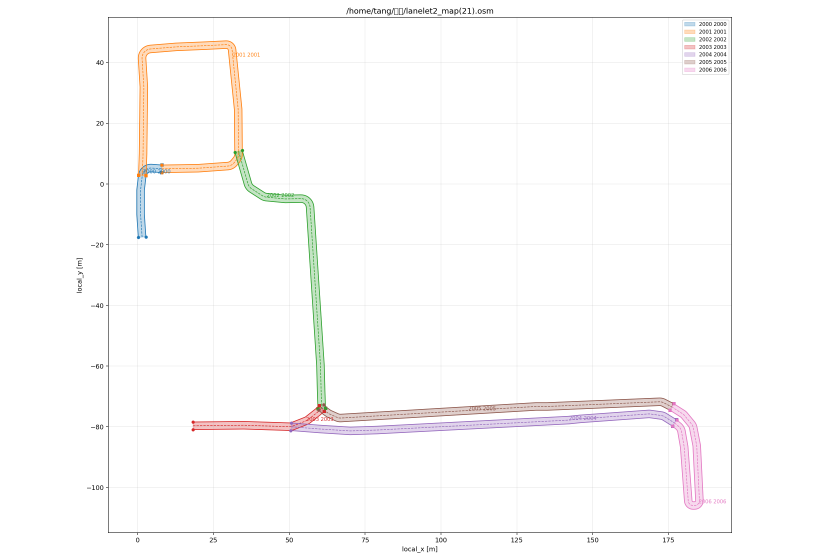
#> input picture autoware_ws/autoware_map/map_task4/merge_fix/map21_before_full.png, 2520 x 1680 px, given in place of 49db3a53877e157a4ee4584b6c&mmweb_appid=wx_webfilehelper.jpeg, which was not available (shown at 1/3 size)
$ python draw_lane_examples.py
#> lines starting #> are read from the running program, lines starting #| are printed output that depends on the picture; after the words box and inside, x2 and y2 are one past the last pixel; in counts of white or black regions, pixels touching at a corner belong together
#> in main, cgi is the input picture: PIL image 2520x1680 RGBA; mean R, G, B, A 252.2, 251.4, 251.1, 255
from pathlib import Path
import math

import numpy as np
from PIL import Image, ImageDraw, ImageFont


ROOT = Path(__file__).resolve().parent
CGI_IMAGE = ROOT / "_cgi-bin_mmwebwx-bin_webwxgetmsgimg__&MsgID=3655976797439981384&skey=@crypt_bd169c88_cf32d449db3a53877e157a4ee4584b6c&mmweb_appid=wx_webfilehelper.jpeg"
ROUTE_IMAGE = ROOT / "route.png"
PCD_FILE = ROOT / "test.pcd"


def draw_arrow(draw, start, end, color, width=5, head=16):
    draw.line([start, end], fill=color, width=width)
    angle = math.atan2(end[1] - start[1], end[0] - start[0])
    left = (
        end[0] - head * math.cos(angle - math.pi / 6),
        end[1] - head * math.sin(angle - math.pi / 6),
    )
    right = (
        end[0] - head * math.cos(angle + math.pi / 6),
        end[1] - head * math.sin(angle + math.pi / 6),
    )
    draw.polygon([end, left, right], fill=color)


def draw_lane_overlay(base, outer, inner, center, out_path, title):
#> called with title = 'Lane example'
    image = base.convert("RGBA")
    overlay = Image.new("RGBA", image.size, (0, 0, 0, 0))
#> overlay: PIL image 2520x1680 RGBA; every value is 0
    mask = Image.new("L", image.size, 0)
#> mask: PIL image 2520x1680 L; every value is 0
    mask_draw = ImageDraw.Draw(mask)
    mask_draw.polygon(outer, fill=95)
    mask_draw.polygon(inner, fill=0)
    lane_fill = Image.new("RGBA", image.size, (0, 155, 255, 0))
    lane_fill.putalpha(mask)
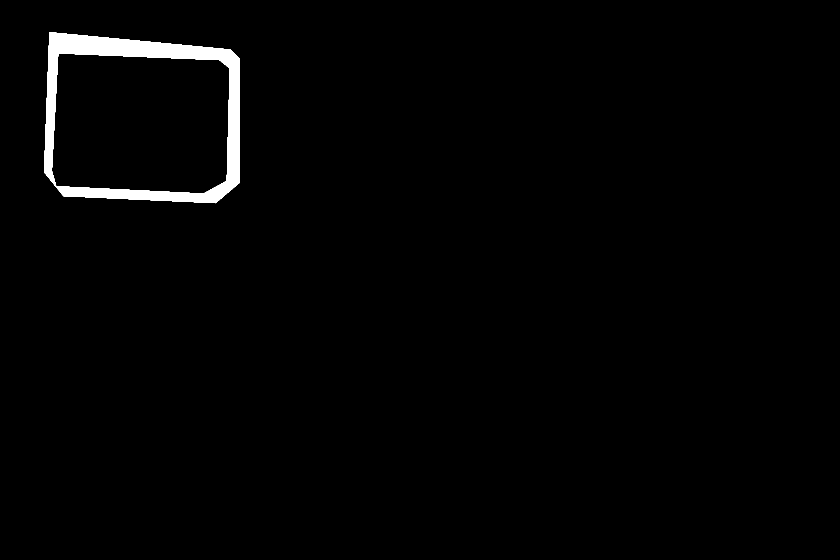
#> mask: PIL image 2520x1680 L (shown at 1/3 size); values 0 (black) and 95 (white), 1.6% white; 1 white region, box (x1, y1, x2, y2) and area: (132, 96, 720, 610) 65693
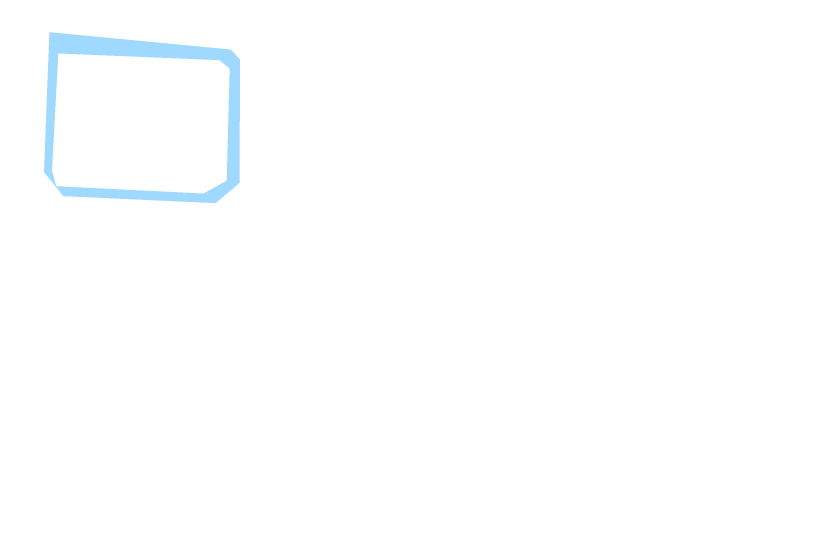
#> lane_fill: PIL image 2520x1680 RGBA (shown at 1/3 size); mean R, G, B, A 0, 155, 255, 1.5; transparent parts drawn white
    overlay = Image.alpha_composite(overlay, lane_fill)

    draw = ImageDraw.Draw(overlay)
    draw.line(outer + [outer[0]], fill=(0, 220, 255, 230), width=4, joint="curve")
    draw.line(inner + [inner[0]], fill=(0, 220, 255, 230), width=4, joint="curve")
    draw.line(center + [center[0]], fill=(255, 214, 72, 255), width=5, joint="curve")

    for point in center:
        r = 5
        draw.ellipse((point[0] - r, point[1] - r, point[0] + r, point[1] + r), fill=(255, 214, 72, 255))

    arrow_segments = [
        (center[0], center[1]),
        (center[1], center[2]),
        (center[2], center[3]),
        (center[3], center[4]),
        (center[4], center[5]),
    ]
    for start, end in arrow_segments:
        sx = start[0] * 0.55 + end[0] * 0.45
        sy = start[1] * 0.55 + end[1] * 0.45
        ex = start[0] * 0.35 + end[0] * 0.65
        ey = start[1] * 0.35 + end[1] * 0.65
        draw_arrow(draw, (sx, sy), (ex, ey), (255, 255, 255, 240), width=4, head=15)

    try:
        font = ImageFont.truetype("DejaVuSans.ttf", 20)
        small = ImageFont.truetype("DejaVuSans.ttf", 16)
    except OSError:
        font = ImageFont.load_default()
        small = font

    legend_x, legend_y = 18, 18
    draw.rounded_rectangle((legend_x, legend_y, legend_x + 236, legend_y + 92), radius=8, fill=(0, 0, 0, 155))
    draw.text((legend_x + 12, legend_y + 10), title, fill=(255, 255, 255, 255), font=font)
    draw.line((legend_x + 14, legend_y + 48, legend_x + 58, legend_y + 48), fill=(0, 220, 255, 255), width=4)
    draw.text((legend_x + 68, legend_y + 39), "lane boundary", fill=(235, 245, 255, 255), font=small)
    draw.line((legend_x + 14, legend_y + 74, legend_x + 58, legend_y + 74), fill=(255, 214, 72, 255), width=5)
    draw.text((legend_x + 68, legend_y + 65), "centerline / direction", fill=(235, 245, 255, 255), font=small)

    result = Image.alpha_composite(image, overlay).convert("RGB")
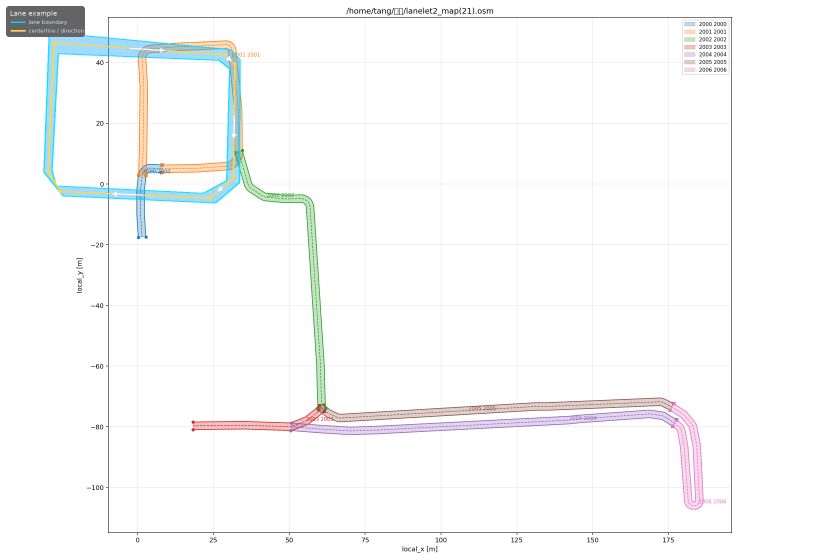
#> result: PIL image 2520x1680 RGB (shown at 1/3 size); mean R, G, B 249.6, 250.2, 250.2
    result.save(out_path)


def affine_from_points(src, dst):
    matrix = []
    vector = []
    for (x, y), (u, v) in zip(src, dst):
        matrix.append([x, y, 1, 0, 0, 0])
        matrix.append([0, 0, 0, x, y, 1])
        vector.extend([u, v])
    params, *_ = np.linalg.lstsq(np.array(matrix, dtype=float), np.array(vector, dtype=float), rcond=None)
    return params.reshape(2, 3)


def transform_points(points, affine):
    transformed = []
    for x, y in points:
        u = affine[0, 0] * x + affine[0, 1] * y + affine[0, 2]
        v = affine[1, 0] * x + affine[1, 1] * y + affine[1, 2]
        transformed.append((int(round(u)), int(round(v))))
    return transformed


def main():
    cgi = Image.open(CGI_IMAGE)
    cgi_outer = [(148, 96), (691, 148), (719, 177), (718, 548), (646, 609), (190, 588), (132, 516)]
    cgi_inner = [(175, 160), (657, 180), (688, 205), (679, 542), (609, 580), (169, 558), (156, 512)]
    cgi_center = [(162, 128), (673, 164), (704, 192), (700, 535), (628, 594), (181, 574), (144, 514)]
    draw_lane_overlay(cgi, cgi_outer, cgi_inner, cgi_center, ROOT / "lane_example_cgi.png", "Lane example")

    route = Image.open(ROUTE_IMAGE)
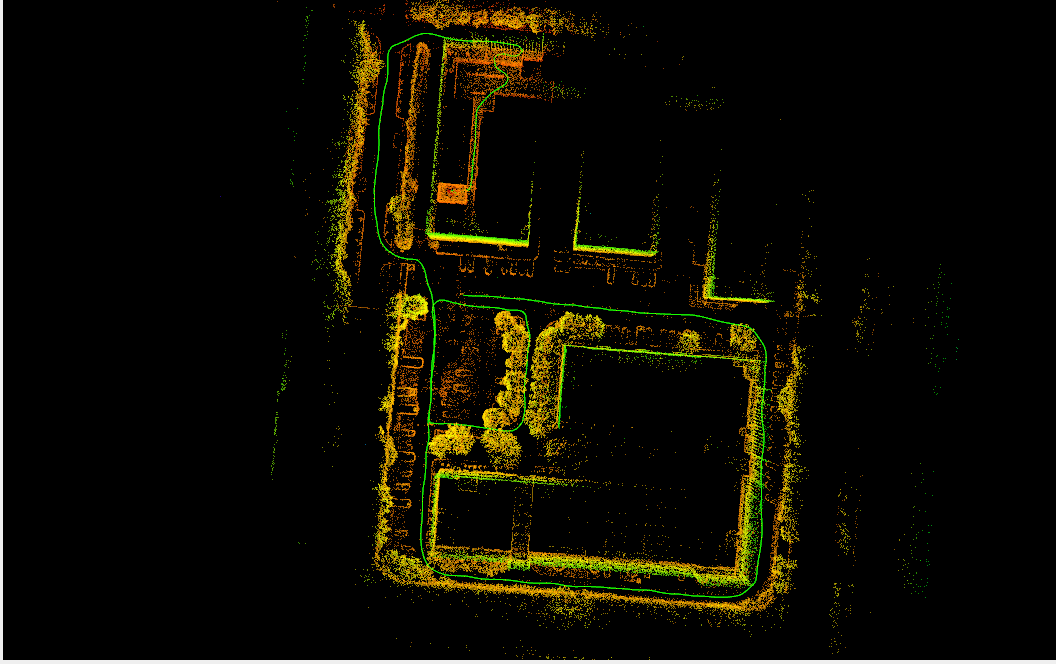
#> input picture autoware_ws/autoware_map/route.png, 1056 x 664 px
#> route is the input picture: PIL image 1056x664 RGBA; mean R, G, B, A 13.9, 12.2, 2.1, 255
    route_outer = [(382, 48), (529, 56), (528, 233), (777, 313), (788, 573), (414, 556), (421, 478), (382, 333)]
    route_inner = [(429, 76), (500, 80), (500, 224), (529, 281), (730, 327), (737, 523), (456, 518), (454, 451), (425, 323)]
    route_center = [(405, 62), (514, 68), (514, 238), (533, 300), (754, 320), (762, 547), (435, 538), (438, 466), (403, 329)]
    draw_lane_overlay(route, route_outer, route_inner, route_center, ROOT / "lane_example_route.png", "Lane example")
#> call 2 of draw_lane_overlay, with title = 'Lane example'
#> in draw_lane_overlay (call 2), `overlay = Image.new("RGBA", image.size, (0, 0, 0, 0))`: overlay: PIL image 1056x664 RGBA; every value is 0
#> in draw_lane_overlay (call 2), `mask = Image.new("L", image.size, 0)`: mask: PIL image 1056x664 L; every value is 0
#> in draw_lane_overlay (call 2), `lane_fill.putalpha(mask)`:
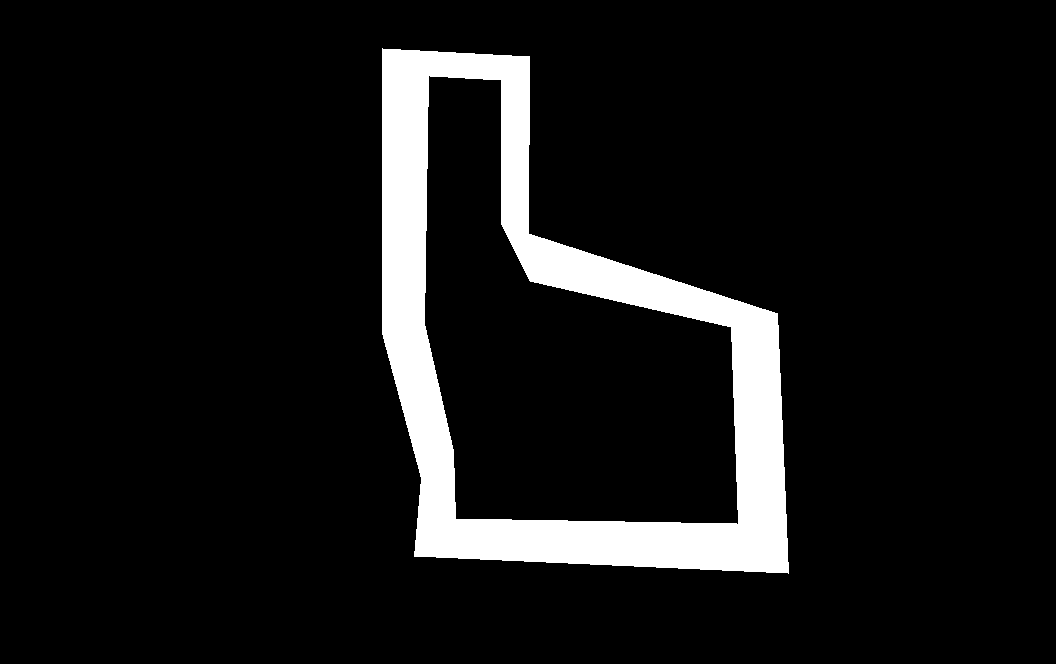
#> mask: PIL image 1056x664 L; values 0 (black) and 95 (white), 8.9% white; 1 white region, box (x1, y1, x2, y2) and area: (382, 48, 789, 574) 62335
#> in draw_lane_overlay (call 2), `lane_fill.putalpha(mask)`:
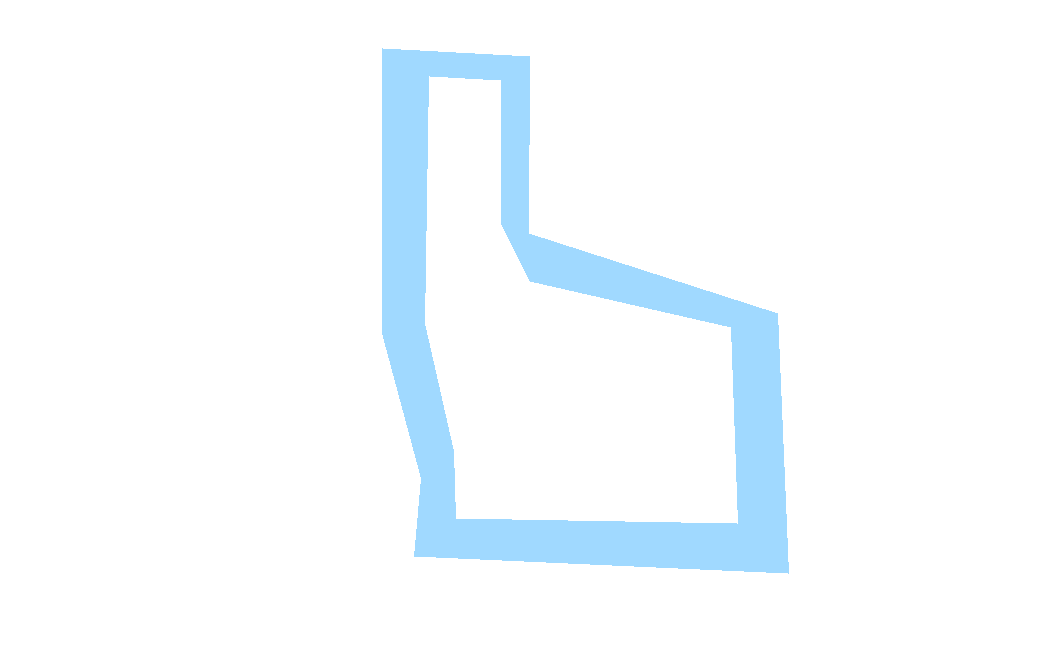
#> lane_fill: PIL image 1056x664 RGBA; mean R, G, B, A 0, 155, 255, 8.4; transparent parts drawn white
#> in draw_lane_overlay (call 2), `result = Image.alpha_composite(image, overlay).convert("RGB")`:
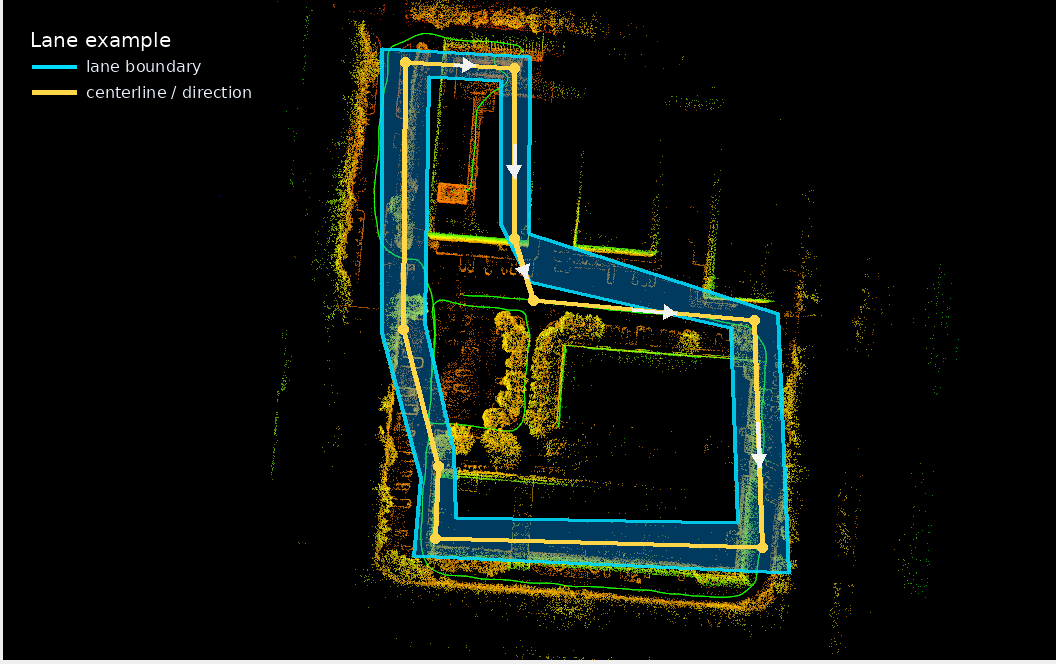
#> result: PIL image 1056x664 RGB; mean R, G, B 15.3, 20.7, 14.1

#> (the run stopped early here; a loop or call above may not have finished)
